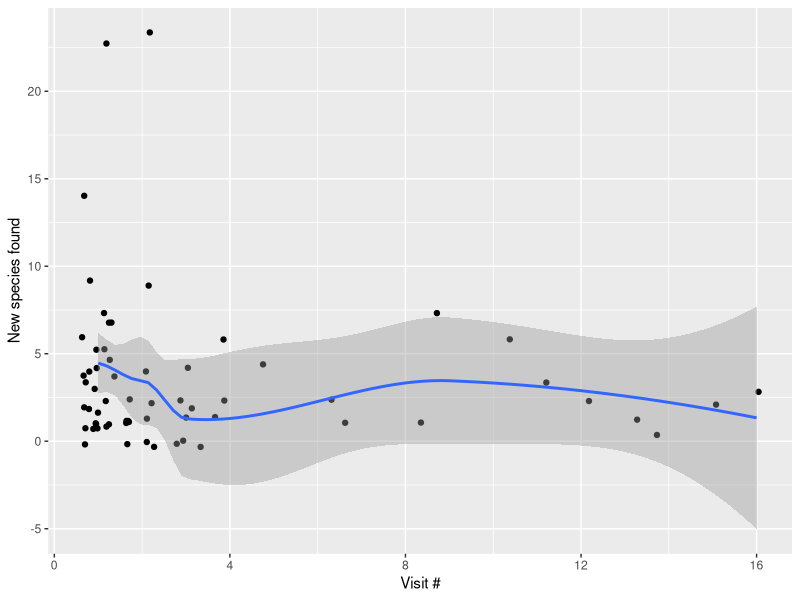

R code for this plot:
# Try logistic regression for predictive model
# Jeffrey C. Oliver
# jcoliver@email.arizona.edu
# 2021-01-05

rm(list = ls())

################################################################################
library(readr)
library(dplyr)
library(lubridate)
library(ggplot2)

results <- readr::read_csv(file = "data/target-results.csv")

results <- results %>%
  mutate(days_ago = as.integer(date - last_seen),
         julian_day = lubridate::yday(date)) %>%
  filter(!is.na(count))

# Calculate number of visits to site
visits <- results %>%
  select(c(location, date)) %>%
  distinct() %>%
  group_by(location) %>%
  arrange(date) %>%
  mutate(visit = 1:n()) %>%
  ungroup()

# Add visits back to data frame
full_results <- results %>%
  inner_join(visits, 
             by = c("location", "date"))

# Exclude today (or most recent day)
train <- full_results %>%
  filter(date != max(date))

model_1 <- glm(seen ~ days_ago, 
               family = "binomial",
               data = train)

model_2 <- glm(seen ~ count + days_ago, 
                  family = "binomial",
                  data = train)

model_3 <- glm(seen ~ sqrt(count) + days_ago, 
               family = "binomial",
               data = train)

model_4 <- glm(seen ~ I(count - 1) + days_ago, 
               family = "binomial",
               data = train)

model_5 <- glm(seen ~ count + days_ago + julian_day, 
               family = "binomial",
               data = train)

model_6 <- glm(seen ~ days_ago + julian_day, 
               family = "binomial",
               data = train)

model_7 <- glm(seen ~ days_ago + julian_day + visit,
               family = "binomial",
               data = train)

anova(model_1, model_2, test = "Chisq")
anova(model_1, model_3, test = "Chisq")
anova(model_1, model_4, test = "Chisq")
anova(model_1, model_5, test = "Chisq")
anova(model_1, model_6, test = "Chisq")
anova(model_1, model_7, test = "Chisq")
anova(model_6, model_7, test = "Chisq")

# predicted_probs <- predict(model_2, newdata = results, type = "response")

test <- full_results %>%
  filter(date == max(date))

predicted_probs <- predict(model_6, newdata = test, type = "response")

predicted_species <- sum(predicted_probs)
# 23
observed_species <- sum(test$seen)
# 23

# Probability of seeing a species:
# p = 1/(1 - e^-(b0 + b1x1 + b2x2))
# OR, 
# p = 1/(1 - e^-(l))
# where l is the log-odds

# Look at effect of visit on number new species seen
visit_plot <- full_results %>%
  group_by(location, date) %>%
  summarize(new_seen = sum(seen)) %>%
  inner_join(visits) %>%
  ggplot(mapping = aes(x = visit, y = new_seen)) +
  geom_jitter() +
  geom_smooth() +
  xlab("Visit #") +
  ylab("New species found")
visit_plot
